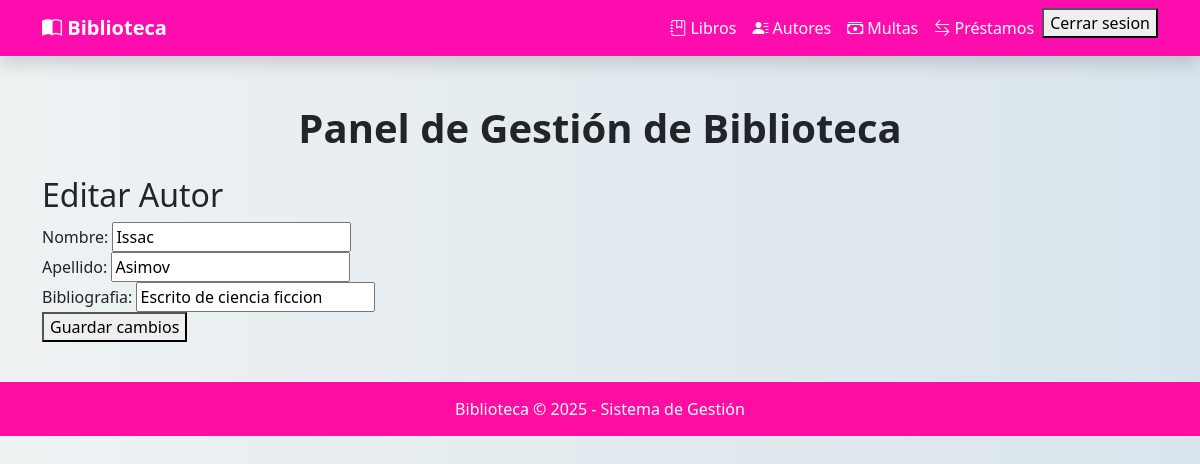
Screenshot of /autores/1/editar/ (signed in) with the database file from the repository.
### gestion/models.py (models this page shows, shortened)
class Autor(models.Model):
    nombre = models.CharField(max_length=150)
    apellido = models.CharField(max_length=50)
    bibliografia = models.CharField(max_length=200,blank=True, null=True)

### gestion/views.py (the view, shortened to what this page needs)
# urls.py: path('autores/<int:id>/editar/', crear_autor, name="editar_autor"),
@login_required
def crear_autor(request, id=None):
    if id == None:
        autor = None
        modo = 'crear'
    else:
        autor = get_object_or_404(Autor, id=id)
        modo = 'editar'
    context = {'autor': autor,
               'titulo': 'Editar Autor' if modo == 'editar' else 'Crear Autor',
               'texto_boton': 'Guardar cambios' if modo == 'editar' else 'Crear'}
    return render(request, 'gestion/templates/crear_autores.html', context)

### gestion/templates/crear_autores.html (shortened to what this page needs)
{% extends "index.html" %}
{% block contenido %}
<h2> {{ titulo }}</h2>
<form method="POST">
    <label for="id_nombre" name="nombre">Nombre: </label>
    <input type="text" id="id_nombre" name="nombre" value="{{ autor.nombre | default_if_none:'' }}" required><br/>
    <label for="id_apellido" name="apellido">Apellido: </label>
    <input type="text" id="id_apellido" name="apellido" value="{{ autor.apellido | default_if_none:'' }}" required><br/>
    <label for="id_bibliografia" name="bibliografia">Bibliografia: </label>
    <input type="text" id="id_bibliografia" name="bibliografia" value="{{ autor.bibliografia | default_if_none:'' }}" required><br/>
    <button type="submit"> {{ texto_boton }}</button>
</form>
{% endblock %}

### gestion/templates/index.html (style rules this page uses)
body { background: linear-gradient(to right, #eef2f3, #d9e4ec); }

### rows the page displays
Autor: nombre "Issac", apellido "Asimov", bibliografia "Escrito de ciencia ficcion"

### other values shown
{{ titulo }} "Editar Autor"
{{ texto_boton }} "Guardar cambios"
